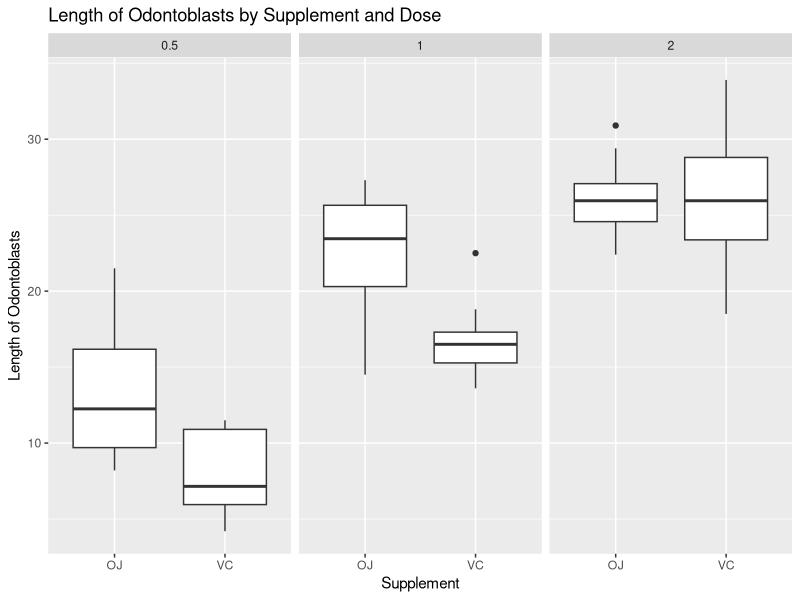

Write the R code that produced this figure.
## ---- chunk 1
library(datasets); library(reshape2); library(ggplot2);
data(ToothGrowth)
## ---- chunk 2
str(ToothGrowth)
unique(ToothGrowth$dose)
## ---- chunk 3
ToothGrowth$dose <- as.factor(ToothGrowth$dose)
analysisDataSet <- ToothGrowth
dcast(analysisDataSet, supp + dose ~ ., length)
## ---- chunk 4
p <- ggplot(analysisDataSet, aes(factor(supp), len))
p <- p + facet_wrap( ~ dose, nrow=1)
p <- p + ggtitle("Length of Odontoblasts by Supplement and Dose")
p <- p + xlab("Supplement") + ylab("Length of Odontoblasts") 
p <- p + geom_boxplot()
print(p)

## ---- chunk 5
subset05 <- analysisDataSet[analysisDataSet$dose=="0.5",]
t.test(subset05[subset05$supp =="OJ","len"], 
       subset05[subset05$supp =="VC","len"],
       var.equal = FALSE,
       paired=FALSE)

## ---- chunk 6
subset1 <- analysisDataSet[analysisDataSet$dose=="1",]
t.test(subset1[subset1$supp =="OJ","len"], 
       subset1[subset1$supp =="VC","len"],
       var.equal = FALSE,
       paired=FALSE)

## ---- chunk 7
subset2 <- analysisDataSet[analysisDataSet$dose=="2",]
t.test(subset2[subset2$supp =="OJ","len"], 
       subset2[subset2$supp =="VC","len"],
       var.equal = FALSE,
       paired=FALSE)

## ---- chunk 8
subset05 <- analysisDataSet[analysisDataSet$dose=="0.5",]
t.test(subset05[subset05$supp =="OJ","len"], 
       subset05[subset05$supp =="VC","len"],
       var.equal = FALSE,
       paired=FALSE)

## ---- chunk 9
subset1 <- analysisDataSet[analysisDataSet$dose=="1",]
t.test(subset1[subset1$supp =="OJ","len"], 
       subset1[subset1$supp =="VC","len"],
       var.equal = FALSE,
       paired=FALSE)

## ---- chunk 10
subset2 <- analysisDataSet[analysisDataSet$dose=="2",]
t.test(subset2[subset2$supp =="OJ","len"], 
       subset2[subset2$supp =="VC","len"],
       var.equal = FALSE,
       paired=FALSE)

